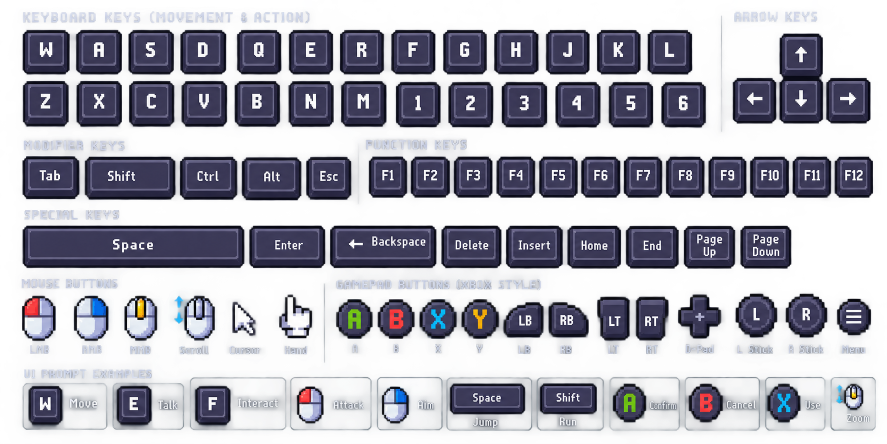
#> input picture assets/ui/input_prompts/input_prompts.png, 1774 x 887 px (shown at 1/2 size)
$ python crop_input_prompts.py
#> lines starting #> are read from the running program, lines starting #| are printed output that depends on the picture; after the words box and inside, x2 and y2 are one past the last pixel; in counts of white or black regions, pixels touching at a corner belong together
#> in main, rgba is the input picture: shape (887, 1774, 4); mean R, G, B, A 49, 51.7, 69.6, 108.9
"""Crop the input prompt spritesheet into separate pixel-art icons.

    python tools/crop_input_prompts.py [--preview out.png]

Reads assets/ui/input_prompts/input_prompts.png (AI-generated, 1774x887, keys on a
soft ~4 px grid with a semi-transparent glow around each group) and writes one PNG per
keyboard key and mouse icon to assets/ui/input_prompts/icons/, plus regions.json with
the source rectangle of every icon.

How icons are found: opaque pixels (alpha >= OPAQUE) are split into 4-connected
components; each layout row below is a band of the sheet whose components, sorted by x,
must match the expected names exactly, or the script stops. The up and down arrow keys
touch and are split at the seam row. The mouse-wheel icon is the mouse body plus its
two arrow components. Each icon keeps only its own component (grown by EDGE px to
keep the anti-aliased edge), so neighbouring glow and captions are dropped, then it is
box-downsampled (premultiplied alpha) to ICON_HEIGHT px for 1:1 nearest-filter display.

Not exported: gamepad buttons (no gamepad bindings) and the "UI prompt examples" row.
The sheet has no I, O, P, T, U, Y or 0, 7, 8, 9 keys; the game falls back to a drawn keycap.
"""
import argparse
import json
from collections import deque
from pathlib import Path

import numpy as np
from PIL import Image, ImageDraw

ROOT = Path(__file__).resolve().parent.parent
SHEET = ROOT / "assets/ui/input_prompts/input_prompts.png"
OUT_DIR = ROOT / "assets/ui/input_prompts/icons"
OPAQUE = 160
EDGE = 2
ICON_HEIGHT = 32
MIN_SIZE = 30

# (name prefix, names left to right, y range, x range) for each band of the sheet.
LAYOUT = [
    ("key", "w a s d q e r f g h j k l".split(), (55, 155), (0, 1420)),
    ("key", "z x c v b n m 1 2 3 4 5 6".split(), (155, 260), (0, 1420)),
    ("key", ["left", "updown", "right"], (60, 260), (1440, 1774)),
    ("key", "tab shift ctrl alt esc f1 f2 f3 f4 f5 f6 f7 f8 f9 f10 f11 f12".split(), (305, 405), (0, 1774)),
    ("key", "space enter backspace delete insert home end page_up page_down".split(), (445, 545), (0, 1774)),
    ("mouse", ["left", "right", "middle", "wheel", "cursor", "hand"], (585, 690), (0, 640)),
]


def components(mask):
    """Label 4-connected components; returns (labels, list of (y0, x0, y1, x1) inclusive)."""
    h, w = mask.shape
#> h = 887; w = 1774
    labels = np.zeros(mask.shape, dtype=np.int32)
    boxes = []
    for y0, x0 in zip(*np.nonzero(mask)):
        if labels[y0, x0]:
            continue
        index = len(boxes) + 1
        labels[y0, x0] = index
        queue = deque([(y0, x0)])
        top, left, bottom, right = y0, x0, y0, x0
        while queue:
            y, x = queue.popleft()
            top, bottom, left, right = min(top, y), max(bottom, y), min(left, x), max(right, x)
            for ny, nx in ((y - 1, x), (y + 1, x), (y, x - 1), (y, x + 1)):
                if 0 <= ny < h and 0 <= nx < w and mask[ny, nx] and not labels[ny, nx]:
                    labels[ny, nx] = index
                    queue.append((ny, nx))
        boxes.append((top, left, bottom, right))
#> this loop made 638622 passes
#> (y0, x0) on passes 3 to 5: (23, 613), (24, 612), (24, 613)
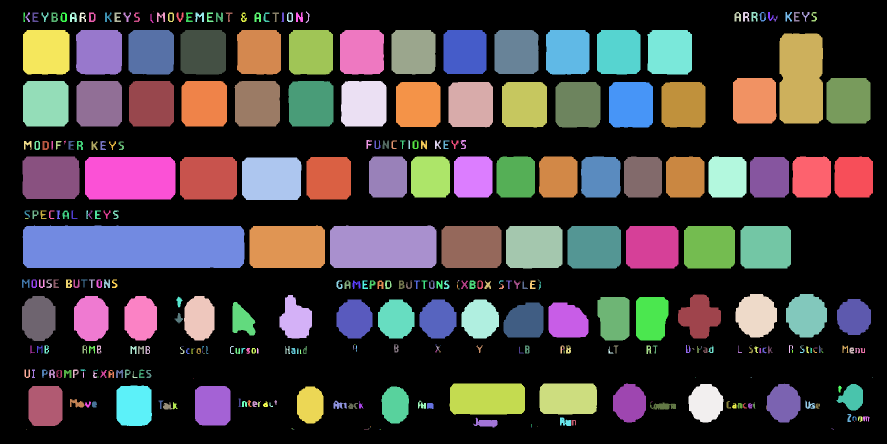
#> labels: shape (887, 1774) int32 (shown at 1/2 size); 380 distinct labels, from 0 to 379; one colour per label, 0 black
#> after the loop, boxes = 379 items, first 6: (23, 306, 23, 306), (23, 611, 45, 618), (24, 1469, 42, 1481), (24, 1486, 42, 1498), (24, 1503, 42, 1514), (24, 1519, 42, 1531)
    return labels, boxes


def grow(mask, radius):
    out = mask.copy()
    for _ in range(radius):
        shifted = out.copy()
        shifted[1:] |= out[:-1]
        shifted[:-1] |= out[1:]
        shifted[:, 1:] |= out[:, :-1]
        shifted[:, :-1] |= out[:, 1:]
        out = shifted
    return out


def export(rgba, mask, name, regions):
    mask = grow(mask, EDGE) & (rgba[:, :, 3] > 0)
    ys, xs = np.nonzero(mask)
    y0, y1, x0, x1 = ys.min(), ys.max() + 1, xs.min(), xs.max() + 1
    pixels = rgba[y0:y1, x0:x1].copy()
    pixels[~mask[y0:y1, x0:x1]] = 0
    icon = Image.fromarray(pixels, "RGBA").convert("RGBa")
    width = max(1, round((x1 - x0) * ICON_HEIGHT / (y1 - y0)))
    icon = icon.resize((width, ICON_HEIGHT), Image.BOX).convert("RGBA")
    icon.save(OUT_DIR / f"{name}.png")
    regions[name] = {"x": int(x0), "y": int(y0), "w": int(x1 - x0), "h": int(y1 - y0), "size": [width, ICON_HEIGHT]}
    return icon


def main():
    parser = argparse.ArgumentParser()
    parser.add_argument("--preview", help="write a labelled contact sheet here")
    args = parser.parse_args()

    rgba = np.array(Image.open(SHEET).convert("RGBA"))
    labels, boxes = components(rgba[:, :, 3] >= OPAQUE)
    OUT_DIR.mkdir(parents=True, exist_ok=True)
    regions = {}
    icons = []
    for prefix, names, (band_top, band_bottom), (band_left, band_right) in LAYOUT:
        found = [
            (left, index + 1) for index, (top, left, bottom, right) in enumerate(boxes)
            if band_top <= top < band_bottom and band_left <= left < band_right
            and bottom - top + 1 >= MIN_SIZE and right - left + 1 >= MIN_SIZE
        ]
        found.sort()
        if len(found) != len(names):
            raise SystemExit(f"{prefix} {names[0]}..: expected {len(names)} icons, found {len(found)}")
        for (left, index), name in zip(found, names):
            mask = labels == index
            if name == "updown":
                # Up sits on top of down and their outlines touch: cut at the thinnest row.
                top, _, bottom, _ = boxes[index - 1]
                middle = range(top + (bottom - top) // 3, top + 2 * (bottom - top) // 3)
                seam = min(middle, key=lambda y: mask[y].sum())
                upper, lower = mask.copy(), mask.copy()
                upper[seam:] = False
                lower[:seam + 1] = False
                icons.append(("key_up", export(rgba, upper, "key_up", regions)))
                icons.append(("key_down", export(rgba, lower, "key_down", regions)))
                continue
            if prefix == "mouse" and name == "wheel":
                # The scroll arrows are separate small components just left of the body.
                top, body_left, bottom, _ = boxes[index - 1]
                for other, (o_top, o_left, o_bottom, o_right) in enumerate(boxes):
                    if o_top >= top - 10 and o_bottom <= bottom and body_left - 30 <= o_left < body_left:
                        mask |= labels == other + 1
            full = f"{prefix}_{name}"
            icons.append((full, export(rgba, mask, full, regions)))
#> this loop made 6 passes
#> pass 1, in grow, `out = mask.copy()`:
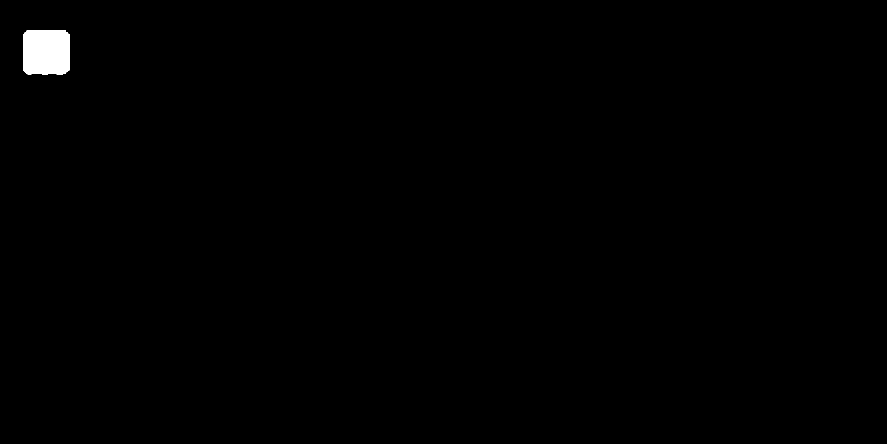
#> out: shape (887, 1774) bool (shown at 1/2 size); 0.51% white; 1 white region, box (x1, y1, x2, y2) and area: (46, 60, 139, 149) 8067
#> pass 1, in export, `pixels = rgba[y0:y1, x0:x1].copy()`:
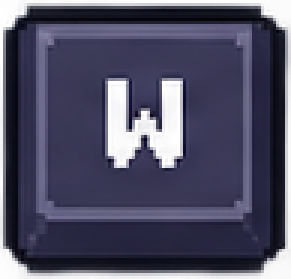
#> pixels: shape (93, 97, 4) (shown 3 times larger); mean R, G, B, A 59.8, 58.9, 83, 228; transparent parts drawn white
#> after the loop:
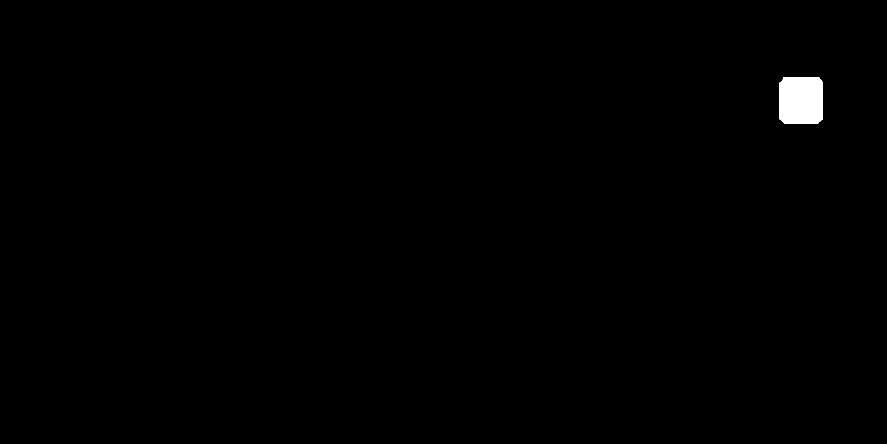
#> lower: shape (887, 1774) bool (shown at 1/2 size); 0.5% white; 1 white region, box (x1, y1, x2, y2) and area: (1559, 155, 1646, 247) 7820
#> after the loop:
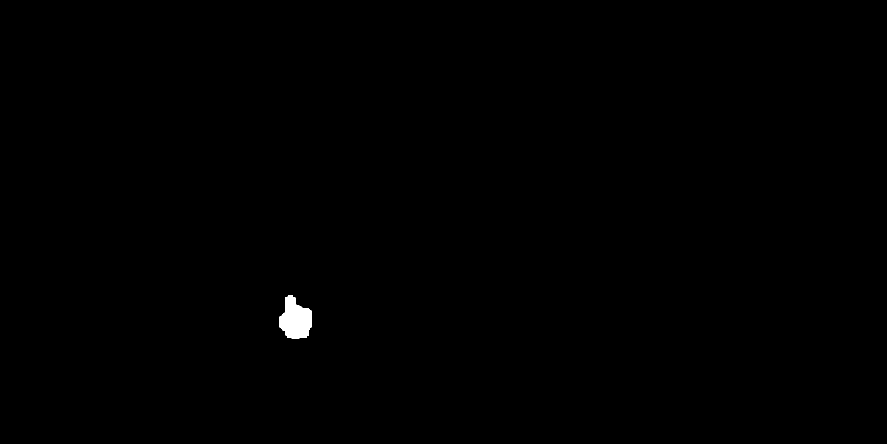
#> mask: shape (887, 1774) bool (shown at 1/2 size); 0.25% white; 1 white region, box (x1, y1, x2, y2) and area: (559, 590, 624, 677) 3944
#> after the loop:
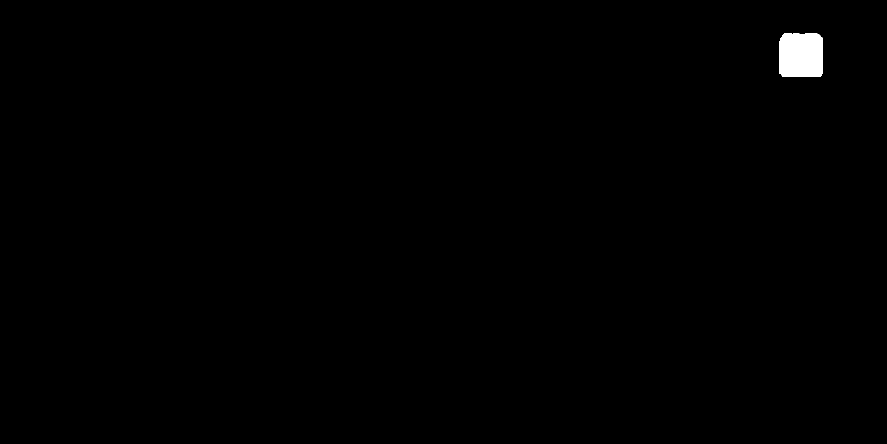
#> upper: shape (887, 1774) bool (shown at 1/2 size); 0.47% white; 1 white region, box (x1, y1, x2, y2) and area: (1559, 67, 1646, 154) 7347
#> after the loop, icons = 62 items

    (OUT_DIR / "regions.json").write_text(json.dumps(regions, indent=1, sort_keys=True) + "\n")
    print(f"wrote {len(icons)} icons to {OUT_DIR.relative_to(ROOT)}")
#| wrote 62 icons to assets/ui/input_prompts/icons

    if args.preview:
        scale, columns, cell = 2, 8, (200, 100)
        rows = (len(icons) + columns - 1) // columns
        sheet = Image.new("RGBA", (columns * cell[0], rows * cell[1]), (52, 74, 52, 255))
        draw = ImageDraw.Draw(sheet)
        for i, (name, icon) in enumerate(icons):
            x, y = (i % columns) * cell[0], (i // columns) * cell[1]
            big = icon.resize((icon.width * scale, icon.height * scale), Image.NEAREST)
            if big.width > cell[0] - 8:
                big = big.resize((cell[0] - 8, round(big.height * (cell[0] - 8) / big.width)), Image.NEAREST)
            sheet.alpha_composite(big, (x + 4, y + 4))
            draw.text((x + 4, y + cell[1] - 18), name, fill=(255, 255, 255, 255))
        sheet.save(args.preview)


if __name__ == "__main__":
    main()
